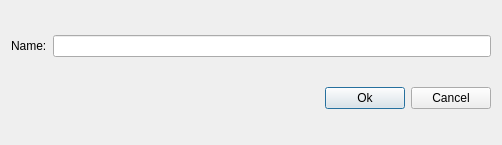
<?xml version="1.0" encoding="UTF-8"?>
<ui version="4.0">
 <class>Dialog</class>
 <widget class="QDialog" name="Dialog">
  <property name="geometry">
   <rect>
    <x>0</x>
    <y>0</y>
    <width>502</width>
    <height>145</height>
   </rect>
  </property>
  <property name="windowTitle">
   <string>Dialog</string>
  </property>
  <layout class="QVBoxLayout" name="verticalLayout">
   <item>
    <layout class="QHBoxLayout" name="horizontalLayout">
     <item>
      <widget class="QLabel" name="label">
       <property name="text">
        <string>Name:</string>
       </property>
       <property name="buddy">
        <cstring>lineEdit</cstring>
       </property>
      </widget>
     </item>
     <item>
      <widget class="QLineEdit" name="lineEdit"/>
     </item>
    </layout>
   </item>
   <item>
    <layout class="QHBoxLayout" name="horizontalLayout_2">
     <item>
      <spacer name="horizontalSpacer">
       <property name="orientation">
        <enum>Qt::Horizontal</enum>
       </property>
       <property name="sizeHint" stdset="0">
        <size>
         <width>20</width>
         <height>10</height>
        </size>
       </property>
      </spacer>
     </item>
     <item>
      <widget class="QPushButton" name="pushButton">
       <property name="text">
        <string>Ok</string>
       </property>
      </widget>
     </item>
     <item>
      <widget class="QPushButton" name="pushButton_2">
       <property name="text">
        <string>Cancel</string>
       </property>
      </widget>
     </item>
    </layout>
   </item>
  </layout>
 </widget>
 <layoutdefault spacing="6" margin="11"/>
 <tabstops>
  <tabstop>lineEdit</tabstop>
  <tabstop>pushButton</tabstop>
  <tabstop>pushButton_2</tabstop>
 </tabstops>
 <resources/>
 <connections>
  <connection>
   <sender>pushButton_2</sender>
   <signal>clicked()</signal>
   <receiver>Dialog</receiver>
   <slot>close()</slot>
   <hints>
    <hint type="sourcelabel">
     <x>431</x>
     <y>115</y>
    </hint>
    <hint type="destinationlabel">
     <x>410</x>
     <y>124</y>
    </hint>
   </hints>
  </connection>
  <connection>
   <sender>pushButton</sender>
   <signal>clicked()</signal>
   <receiver>Dialog</receiver>
   <slot>accept()</slot>
   <hints>
    <hint type="sourcelabel">
     <x>349</x>
     <y>99</y>
    </hint>
    <hint type="destinationlabel">
     <x>247</x>
     <y>87</y>
    </hint>
   </hints>
  </connection>
 </connections>
</ui>
